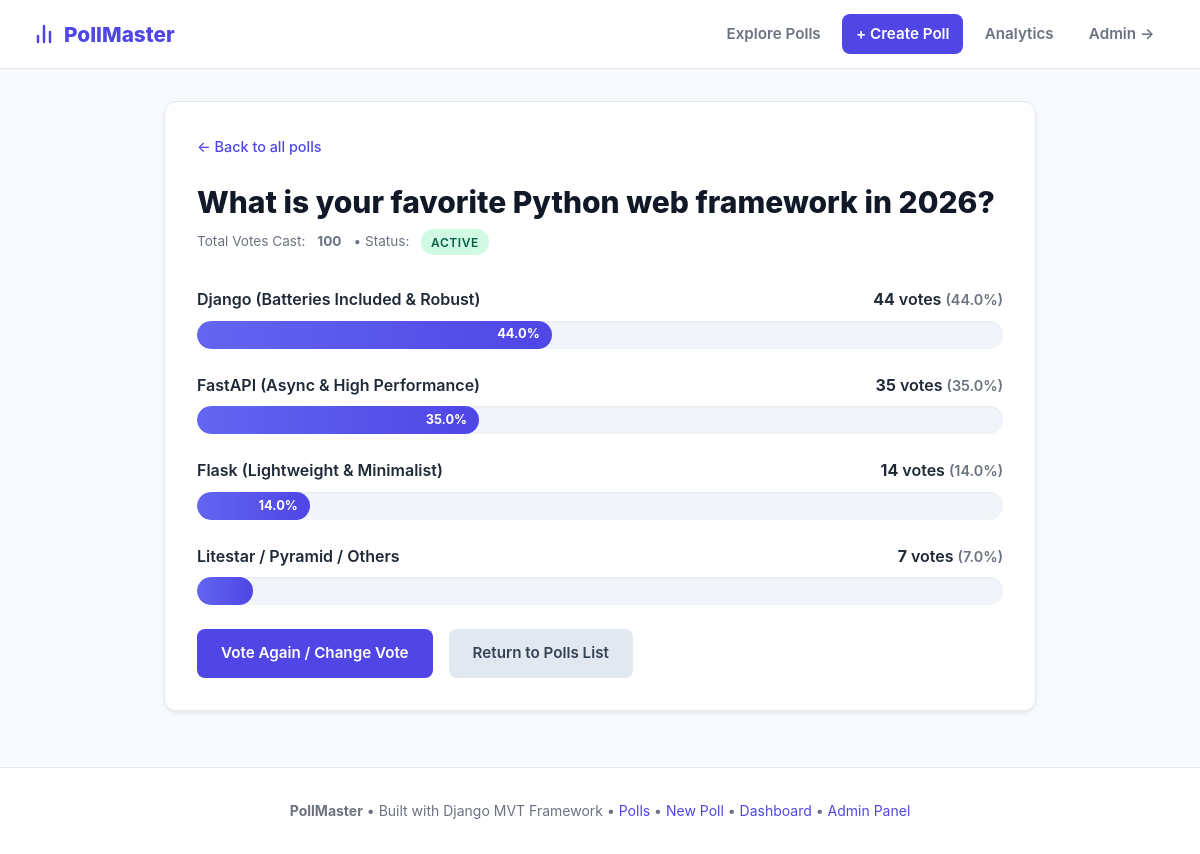
Page /polls/1/results/ on the committed database.
### polls/models.py (models this page shows, shortened)
class Question(models.Model):
    question_text = models.CharField(
        max_length=200,
        verbose_name="Question Text",
        help_text="Enter the question or statement for users to vote on."
    )
    pub_date = models.DateTimeField(
        verbose_name="Date Published",
        default=timezone.now,
        help_text="Date and time when the poll becomes visible to users."
    )
    is_active = models.BooleanField(
        default=True,
        verbose_name="Is Active",
        help_text="Designates whether this poll is currently accepting votes."
    )
    class Meta:
        ordering = ["-pub_date"]
        verbose_name = "Poll Question"
        verbose_name_plural = "Poll Questions"
    def total_votes(self):
        return sum(choice.votes for choice in self.choices.all())

class Choice(models.Model):
    question = models.ForeignKey(
        Question,
        on_delete=models.CASCADE,
        related_name="choices",
        verbose_name="Poll Question"
    )
    choice_text = models.CharField(
        max_length=200,
        verbose_name="Choice Text"
    )
    votes = models.PositiveIntegerField(
        default=0,
        verbose_name="Vote Count"
    )
    class Meta:
        ordering = ["id"]
        verbose_name = "Choice"
        verbose_name_plural = "Choices"
    @property
    def percentage(self):
        total = self.question.total_votes()
        if total == 0:
            return 0.0
        return round((self.votes / total) * 100, 1)

### polls/views.py (the view)
# urls.py: path("<int:pk>/results/", views.ResultsView.as_view(), name="results"),
class ResultsView(generic.DetailView):
    model = Question
    template_name = "polls/results.html"
    def get_queryset(self):
        return Question.objects.filter(pub_date__lte=timezone.now())

### polls/templates/polls/results.html (shortened to what this page needs)
{% extends "polls/base.html" %}
{% block content %}
<div class="card">
  <div style="margin-bottom: 1.5rem;">
    <a href="{% url 'polls:index' %}" style="color: var(--primary); text-decoration: none; font-size: 0.9rem; font-weight: 500;">
      &larr; Back to all polls
    </a>
  </div>
  <h1 class="page-title" style="margin-bottom: 0.5rem;">{{ question.question_text }}</h1>
  <p class="poll-meta" style="margin-bottom: 2rem;">
    Total Votes Cast: <strong>{{ question.total_votes }}</strong> &bull;
    Status:
    {% if question.is_active %}
      <span class="badge badge-active">Active</span>
    {% else %}
      <span class="badge badge-closed">Closed</span>
    {% endif %}
  </p>
  <div class="results-container">
    {% for choice in question.choices.all %}
      <div class="result-row">
        <div class="result-info">
          <span>{{ choice.choice_text }}</span>
          <span>
            <strong>{{ choice.votes }}</strong> vote{{ choice.votes|pluralize }}
            <span style="color: var(--text-muted); font-size: 0.9rem;">({{ choice.percentage }}%)</span>
          </span>
        </div>
        <div class="result-bar-bg">
          <div
            class="result-bar-fill"
            style="width: {% if choice.percentage > 0 %}{{ choice.percentage }}%{% else %}2%{% endif %};"
          >
            {% if choice.percentage >= 10 %}{{ choice.percentage }}%{% endif %}
          </div>
        </div>
      </div>
    {% empty %}
      <p style="color: var(--text-muted); font-style: italic;">No choices are available for this question.</p>
    {% endfor %}
  </div>
  <div class="actions-group">
    {% if question.is_active %}
      <a href="{% url 'polls:detail' question.id %}" class="btn btn-primary">
        Vote Again / Change Vote
      </a>
    {% endif %}
    <a href="{% url 'polls:index' %}" class="btn btn-secondary">
      Return to Polls List
    </a>
  </div>
</div>
{% endblock %}

### polls/static/polls/css/style.css (style rules this page uses)
:root { --primary: #4f46e5; --primary-hover: #4338ca; --primary-light: #eef2ff; --success: #10b981; --danger: #ef4444; --warning: #f59e0b; --text-main: #1f2937; --text-muted: #6b7280; --bg-main: #f8fafc; --card-bg: #ffffff; --border-color: #e2e8f0; --radius: 12px; --shadow: 0 4px 6px -1px rgba(0, 0, 0, 0.05), 0 2px 4px -1px rgba(0, 0, 0, 0.03); --shadow-lg: 0 10px 15px -3px rgba(0, 0, 0, 0.07), 0 4px 6px -2px rgba(0, 0, 0, 0.04); }
* { box-sizing: border-box; margin: 0; padding: 0; }
body { font-family: -apple-system, BlinkMacSystemFont, "Segoe UI", Roboto, Helvetica, Arial, sans-serif; background-color: var(--bg-main); color: var(--text-main); line-height: 1.6; min-height: 100vh; display: flex; flex-direction: column; }
.card { background: var(--card-bg); border: 1px solid var(--border-color); border-radius: var(--radius); padding: 2rem; box-shadow: var(--shadow); margin-bottom: 1.5rem; }
.page-title { font-size: 1.875rem; font-weight: 800; color: #111827; line-height: 1.25; }
.poll-meta { font-size: 0.85rem; color: var(--text-muted); display: flex; gap: 0.75rem; align-items: center; flex-wrap: wrap; }
.badge { display: inline-block; padding: 0.2rem 0.6rem; font-size: 0.75rem; font-weight: 600; border-radius: 9999px; text-transform: uppercase; letter-spacing: 0.05em; }
.badge-active { background-color: #d1fae5; color: #065f46; }
.result-row { margin-bottom: 1.5rem; }
.result-info { display: flex; justify-content: space-between; margin-bottom: 0.5rem; font-weight: 600; }
.result-bar-bg { width: 100%; height: 1.75rem; background: #f1f5f9; border-radius: 9999px; overflow: hidden; box-shadow: inset 0 1px 2px rgba(0,0,0,0.05); }
.result-bar-fill { height: 100%; background: linear-gradient(90deg, #6366f1, var(--primary)); border-radius: 9999px; transition: width 0.6s ease-in-out; display: flex; align-items: center; justify-content: flex-end; padding-right: 0.75rem; color: white; font-size: 0.8rem; font-weight: bold; min-width: 2.2rem; }
.btn { display: inline-flex; align-items: center; justify-content: center; gap: 0.5rem; padding: 0.75rem 1.5rem; border-radius: 8px; font-size: 0.95rem; font-weight: 600; text-decoration: none; cursor: pointer; border: none; transition: background-color 0.2s, transform 0.1s; }
.btn-primary { background: var(--primary); color: white; }
.btn-secondary { background: #e2e8f0; color: #334155; }
.actions-group { display: flex; gap: 1rem; align-items: center; margin-top: 1.5rem; }

### rows in the picture
Question: question_text "What is your favorite Python web framework in 2026?", total_votes "100"
Choice: choice_text "Django (Batteries Included & Robust)", votes "44", percentage "44.0"
Choice: choice_text "FastAPI (Async & High Performance)", votes "35", percentage "35.0"
Choice: choice_text "Flask (Lightweight & Minimalist)", votes "14", percentage "14.0"
Choice: choice_text "Litestar / Pyramid / Others", votes "7", percentage "7.0"
